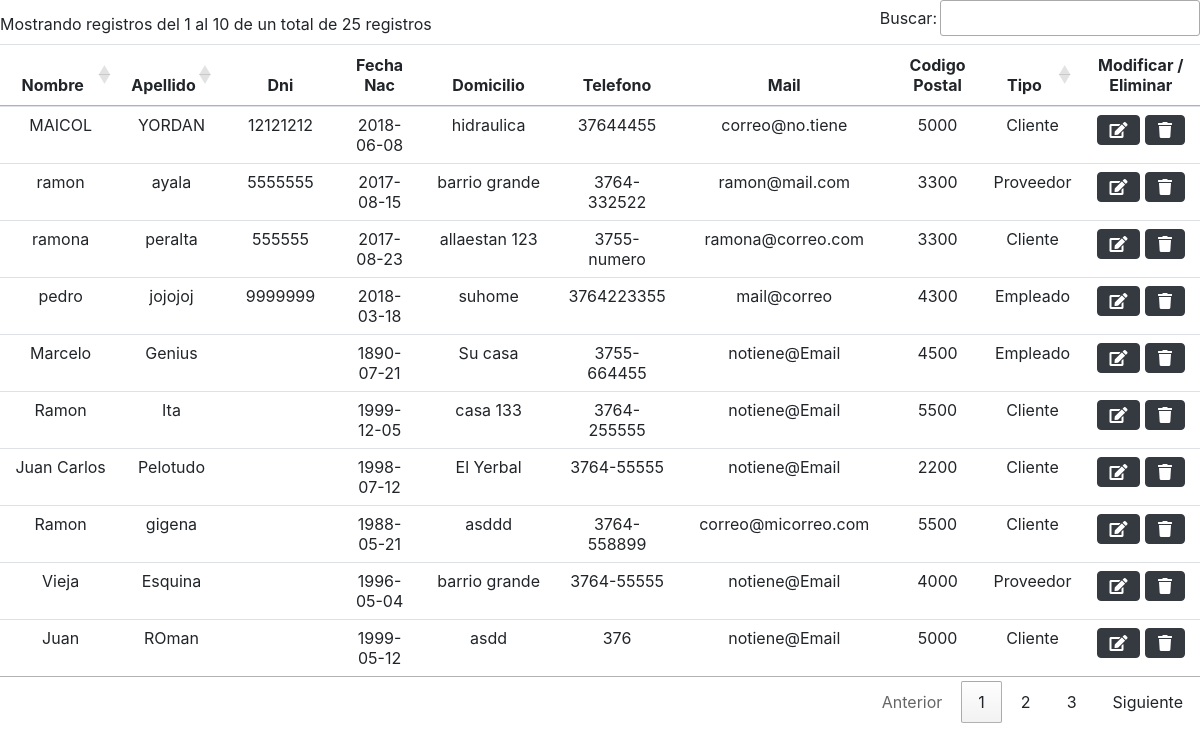
/COSO/tabla.php, run on the app's committed database.
### tables this page shows
CREATE TABLE `personas` (
  `idpersona` int(5) NOT NULL,
  `nombre` varchar(30) NOT NULL,
  `apellido` varchar(30) NOT NULL,
  `dni` varchar(15) NOT NULL,
  `f_nac` date NOT NULL,
  `domicilio` varchar(40) NOT NULL,
  `telefono` varchar(20) NOT NULL,
  `email` varchar(20) NOT NULL,
  `codpostal` int(5) NOT NULL,
  `tipo` int(1) NOT NULL
);

CREATE TABLE `tipo_persona` (
  `id_tipo` int(5) NOT NULL,
  `descripcion` varchar(15) NOT NULL
);

### COSO/tabla.php (the view, shortened to what this page needs)
<?php include_once("head.php"); ?>
<div class="table-responsive" style="width:100%">
<table id="example" class="table table-hover table-condensed text-center data-table" >
				        <thead>
				            <tr>
				                <th  class="text-center">Nombre</th>
				                <th  class="text-center">Apellido</th>
				                <th  class="text-center no-ordenar">Dni</th>
				                <th  class="text-center no-ordenar">Fecha Nac</th>
				                <th  class="text-center no-ordenar">Domicilio</th>
				                <th  class="text-center no-ordenar">Telefono</th>
				                <th  class="text-center no-ordenar">Mail</th>
				                <th  class="text-center no-ordenar">Codigo Postal</th>
				                <th  class="text-center">Tipo</th>
				                <th  class="text-center no-ordenar">Modificar / Eliminar</th>
				            </tr>
				        </thead>
				        <tbody>
					        <?php include_once("db/db.php");
					        	     $db = new BaseDatos();
                  					$conexion=$db->conectar();
               						$registros = mysqli_query($conexion, 'SELECT * FROM personas INNER JOIN tipo_persona WHERE tipo_persona.id_tipo = personas.tipo' )or die('Problemas en la query: '.mysqli_error($conexion));
                  				while($row = mysqli_fetch_array($registros)){
                          						$id=$row["idpersona"];
                          		echo "<tr>
                          				<td>".$row['nombre']."</td>
                          				<td>".$row['apellido']."</td>
                          				<td>".$row['dni']."</td>
                          				<td>".$row['f_nac']."</td>
                          				<td>".$row['domicilio']."</td>
                          				<td>".$row['telefono']."</td>
                          				<td>".$row['email']."</td>
                          				<td>".$row['codpostal']."</td>
                          				<td>".$row['descripcion']."</td>
                           				<td>
                           					<a href=''  class='btn btn btn-dark fa fa-edit' title='Editar Persona' data-toggle='modal' data-target='#modaleditarpersonas' id='boton' onclick='CargarDatosmod(".$id.")'></a>
                          					<a href=''  class='btn btn btn-dark fa fa-trash' title='Borrar Persona'
                          						id='btnBorrar' onclick='eliminarPersona(".$id.")'></a>
                          				</td>
                          				</tr>";
                  				}
					        ?>
					        </tbody>
				</table>
</div>

### COSO/head.php (shortened to what this page needs)
     <link rel="stylesheet" href="https://stackpath.bootstrapcdn.com/bootstrap/4.1.1/css/bootstrap.min.css">
<link rel="stylesheet" href="https://use.fontawesome.com/releases/v5.0.13/css/all.css">
<link rel="stylesheet" type="text/css" href="https://cdn.datatables.net/1.10.16/css/jquery.dataTables.css">

### data on the page
personas: nombre "MAICOL", apellido "YORDAN", dni "12121212", f_nac "2018-06-08", domicilio "hidraulica", telefono "37644455", email "correo@no.tiene", codpostal "5000", tipo_persona.descripcion "Cliente"
personas: nombre "ramon", apellido "ayala", dni "5555555", f_nac "2017-08-15", domicilio "barrio grande", telefono "3764-332522", email "ramon@mail.com", codpostal "3300", tipo_persona.descripcion "Proveedor"
personas: nombre "ramona", apellido "peralta", dni "555555", f_nac "2017-08-23", domicilio "allaestan 123", telefono "3755-numero", email "ramona@correo.com", codpostal "3300", tipo_persona.descripcion "Cliente"
personas: nombre "pedro", apellido "jojojoj", dni "9999999", f_nac "2018-03-18", domicilio "suhome", telefono "3764223355", email "mail@correo", codpostal "4300", tipo_persona.descripcion "Empleado"
personas: nombre "Marcelo", apellido "Genius", f_nac "1890-07-21", domicilio "Su casa", telefono "3755-664455", email "notiene@Email", codpostal "4500", tipo_persona.descripcion "Empleado"
personas: nombre "Ramon", apellido "Ita", f_nac "1999-12-05", domicilio "casa 133", telefono "3764-255555", email "notiene@Email", codpostal "5500", tipo_persona.descripcion "Cliente"
personas: nombre "Juan Carlos", apellido "Pelotudo", f_nac "1998-07-12", domicilio "El Yerbal", telefono "3764-55555", email "notiene@Email", codpostal "2200", tipo_persona.descripcion "Cliente"
personas: nombre "Ramon", apellido "gigena", f_nac "1988-05-21", domicilio "asddd", telefono "3764-558899", email "correo@micorreo.com", codpostal "5500", tipo_persona.descripcion "Cliente"
personas: nombre "Vieja", apellido "Esquina", f_nac "1996-05-04", domicilio "barrio grande", telefono "3764-55555", email "notiene@Email", codpostal "4000", tipo_persona.descripcion "Proveedor"
personas: nombre "Juan", apellido "ROman", f_nac "1999-05-12", domicilio "asdd", telefono "376", email "notiene@Email", codpostal "5000", tipo_persona.descripcion "Cliente"
